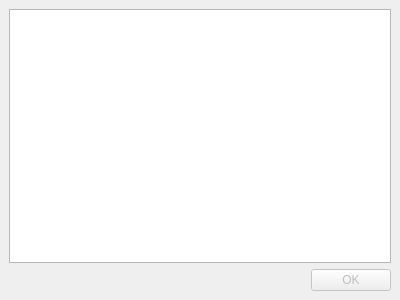
<ui version="4.0" >
 <class>Form</class>
 <widget class="QWidget" name="Form" >
  <property name="windowModality" >
   <enum>Qt::NonModal</enum>
  </property>
  <property name="geometry" >
   <rect>
    <x>0</x>
    <y>0</y>
    <width>400</width>
    <height>300</height>
   </rect>
  </property>
  <property name="windowTitle" >
   <string>Progress report</string>
  </property>
  <layout class="QVBoxLayout" >
   <property name="spacing" >
    <number>6</number>
   </property>
   <property name="leftMargin" >
    <number>9</number>
   </property>
   <property name="topMargin" >
    <number>9</number>
   </property>
   <property name="rightMargin" >
    <number>9</number>
   </property>
   <property name="bottomMargin" >
    <number>9</number>
   </property>
   <item>
    <widget class="QTextEdit" name="textEdit" >
     <property name="readOnly" >
      <bool>true</bool>
     </property>
    </widget>
   </item>
   <item>
    <layout class="QHBoxLayout" >
     <property name="spacing" >
      <number>6</number>
     </property>
     <property name="leftMargin" >
      <number>0</number>
     </property>
     <property name="topMargin" >
      <number>0</number>
     </property>
     <property name="rightMargin" >
      <number>0</number>
     </property>
     <property name="bottomMargin" >
      <number>0</number>
     </property>
     <item>
      <spacer>
       <property name="orientation" >
        <enum>Qt::Horizontal</enum>
       </property>
       <property name="sizeHint" >
        <size>
         <width>40</width>
         <height>20</height>
        </size>
       </property>
      </spacer>
     </item>
     <item>
      <widget class="QPushButton" name="pushButton" >
       <property name="enabled" >
        <bool>false</bool>
       </property>
       <property name="text" >
        <string>OK</string>
       </property>
      </widget>
     </item>
    </layout>
   </item>
  </layout>
 </widget>
 <resources/>
 <connections>
  <connection>
   <sender>pushButton</sender>
   <signal>clicked()</signal>
   <receiver>Form</receiver>
   <slot>close()</slot>
   <hints>
    <hint type="sourcelabel" >
     <x>348</x>
     <y>278</y>
    </hint>
    <hint type="destinationlabel" >
     <x>395</x>
     <y>276</y>
    </hint>
   </hints>
  </connection>
 </connections>
</ui>
